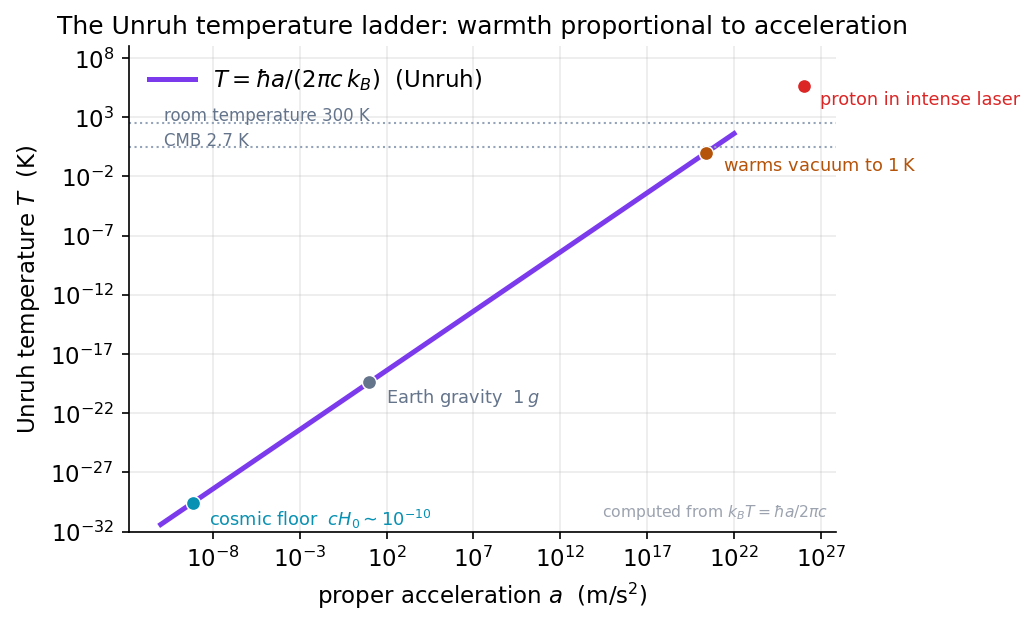

Reproduce this figure in Python.
import numpy as np, matplotlib
matplotlib.use("Agg")
import matplotlib.pyplot as plt
plt.rcParams.update({"figure.dpi":150,"savefig.dpi":150,"font.size":11,
    "axes.grid":True,"grid.alpha":0.25,"axes.spines.top":False,"axes.spines.right":False,
    "axes.titlesize":12,"figure.facecolor":"white","axes.facecolor":"white"})
C_FW="#7c3aed"; C_NEWTON="#64748b"; C_MOND="#0891b2"; C_DATA="#dc2626"

# Unruh temperature: k_B T = hbar a / (2 pi c)  ->  T = hbar a / (2 pi c k_B)
c    = 2.998e8       # m/s
kB   = 1.380649e-23  # J/K
hbar = 1.054571817e-34  # J s
def T_unruh(a):
    return hbar*a/(2*np.pi*c*kB)

# acceleration axis spanning the cosmic floor up past the 1-kelvin threshold
a = np.logspace(-11, 22, 400)
fig, ax = plt.subplots(figsize=(7,4.3))
ax.plot(a, T_unruh(a), color=C_FW, lw=2.4, label=r"$T=\hbar a/(2\pi c\,k_B)$  (Unruh)")
ax.set_xscale("log"); ax.set_yscale("log")

# special acceleration scales, all computed from the same formula
H0 = 70*1000/3.086e22            # s^-1  (H0 = 70 km/s/Mpc)
scales = [
    (c*H0,   r"cosmic floor  $cH_0\sim10^{-10}$", C_MOND),
    (9.8,    r"Earth gravity  $1\,g$",            C_NEWTON),
    (1e26,   r"proton in intense laser",           C_DATA),
    (2*np.pi*c*kB*1.0/hbar, r"warms vacuum to $1\,$K", "#b45309"),
]
for av, lab, col in scales:
    Tv = T_unruh(av)
    ax.scatter([av],[Tv], s=46, color=col, zorder=5, edgecolor="white", linewidth=0.7)
    ax.annotate(lab, (av,Tv), textcoords="offset points", xytext=(8,-2),
                fontsize=8.5, color=col, ha="left", va="top")

# reference horizontals
ax.axhline(300, color="#94a3b8", ls=":", lw=1)
ax.text(a[2], 300*1.6, "room temperature 300 K", fontsize=8, color="#64748b")
ax.axhline(2.725, color="#94a3b8", ls=":", lw=1)
ax.text(a[2], 2.725*1.6, "CMB 2.7 K", fontsize=8, color="#64748b")

ax.set_xlabel(r"proper acceleration $a$  (m/s$^2$)")
ax.set_ylabel(r"Unruh temperature $T$  (K)")
ax.set_title("The Unruh temperature ladder: warmth proportional to acceleration")
ax.set_ylim(1e-32, 1e9)
ax.legend(frameon=False, loc="upper left")
ax.text(0.99,0.02,"computed from $k_BT=\\hbar a/2\\pi c$", transform=ax.transAxes,
        ha="right", va="bottom", fontsize=7.5, color="#9ca3af")
fig.tight_layout(); fig.savefig("ch14_unruh_temperature_ladder.png", bbox_inches="tight"); print("ok")
